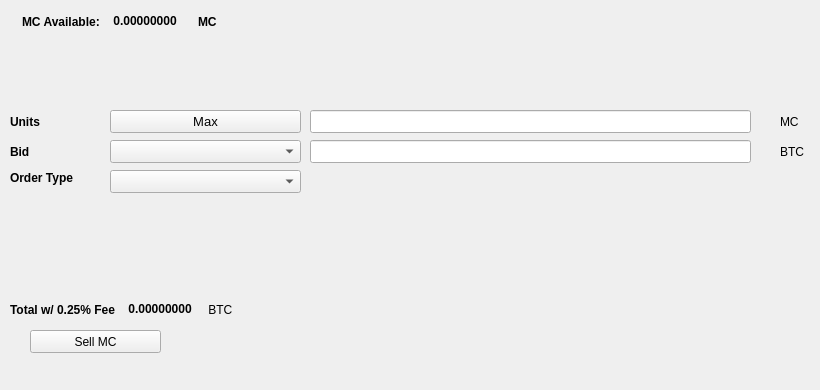
   <widget class="QWidget" name="SellTab">
    <attribute name="title">
     <string>Sell</string>
    </attribute>
    <widget class="QLabel" name="label_16">
     <property name="geometry">
      <rect>
       <x>780</x>
       <y>140</y>
       <width>31</width>
       <height>23</height>
      </rect>
     </property>
     <property name="text">
      <string>BTC</string>
     </property>
    </widget>
    <widget class="QComboBox" name="SellBidcomboBox">
     <property name="geometry">
      <rect>
       <x>110</x>
       <y>140</y>
       <width>191</width>
       <height>23</height>
      </rect>
     </property>
     <property name="font">
      <font>
       <pointsize>10</pointsize>
      </font>
     </property>
    </widget>
    <widget class="QLabel" name="label_18">
     <property name="geometry">
      <rect>
       <x>10</x>
       <y>110</y>
       <width>46</width>
       <height>23</height>
      </rect>
     </property>
     <property name="font">
      <font>
       <weight>75</weight>
       <bold>true</bold>
      </font>
     </property>
     <property name="text">
      <string>Units</string>
     </property>
    </widget>
    <widget class="QPushButton" name="Sell_Max_Amount">
     <property name="geometry">
      <rect>
       <x>110</x>
       <y>110</y>
       <width>191</width>
       <height>23</height>
      </rect>
     </property>
     <property name="font">
      <font>
       <pointsize>10</pointsize>
      </font>
     </property>
     <property name="text">
      <string>Max</string>
     </property>
    </widget>
    <widget class="QLabel" name="label_20">
     <property name="geometry">
      <rect>
       <x>10</x>
       <y>170</y>
       <width>91</width>
       <height>16</height>
      </rect>
     </property>
     <property name="font">
      <font>
       <weight>75</weight>
       <bold>true</bold>
      </font>
     </property>
     <property name="text">
      <string>Order Type</string>
     </property>
    </widget>
    <widget class="QComboBox" name="SellOrdertypeCombo">
     <property name="geometry">
      <rect>
       <x>110</x>
       <y>170</y>
       <width>191</width>
       <height>23</height>
      </rect>
     </property>
     <property name="font">
      <font>
       <pointsize>10</pointsize>
      </font>
     </property>
    </widget>
    <widget class="QLabel" name="label_21">
     <property name="geometry">
      <rect>
       <x>10</x>
       <y>140</y>
       <width>46</width>
       <height>23</height>
      </rect>
     </property>
     <property name="font">
      <font>
       <weight>75</weight>
       <bold>true</bold>
      </font>
     </property>
     <property name="text">
      <string>Bid</string>
     </property>
    </widget>
    <widget class="QLabel" name="label_22">
     <property name="geometry">
      <rect>
       <x>780</x>
       <y>110</y>
       <width>31</width>
       <height>23</height>
      </rect>
     </property>
     <property name="text">
      <string>MC</string>
     </property>
    </widget>
    <widget class="QLineEdit" name="UnitsInputMC">
     <property name="geometry">
      <rect>
       <x>310</x>
       <y>110</y>
       <width>441</width>
       <height>23</height>
      </rect>
     </property>
     <property name="font">
      <font>
       <pointsize>9</pointsize>
       <weight>75</weight>
       <bold>true</bold>
      </font>
     </property>
    </widget>
    <widget class="QLineEdit" name="SellBidPriceEdit">
     <property name="geometry">
      <rect>
       <x>310</x>
       <y>140</y>
       <width>441</width>
       <height>23</height>
      </rect>
     </property>
     <property name="font">
      <font>
       <pointsize>9</pointsize>
       <weight>75</weight>
       <bold>true</bold>
      </font>
     </property>
    </widget>
    <widget class="QPushButton" name="SellMCBTN">
     <property name="geometry">
      <rect>
       <x>30</x>
       <y>330</y>
       <width>131</width>
       <height>23</height>
      </rect>
     </property>
     <property name="text">
      <string>Sell MC</string>
     </property>
     <property name="icon">
      <iconset resource="../mastercoin">
       <normaloff>:/icons/bitcoin</normaloff>:/icons/bitcoin</iconset>
     </property>
    </widget>
    <widget class="QWidget" name="layoutWidget3">
     <property name="geometry">
      <rect>
       <x>22</x>
       <y>12</y>
       <width>258</width>
       <height>19</height>
      </rect>
     </property>
     <layout class="QHBoxLayout" name="horizontalLayout">
      <item>
       <widget class="QLabel" name="label232_2">
        <property name="font">
         <font>
          <weight>75</weight>
          <bold>true</bold>
         </font>
        </property>
        <property name="text">
         <string>MC Available:</string>
        </property>
       </widget>
      </item>
      <item>
       <widget class="QLabel" name="MCAvailableLabel">
        <property name="palette">
         <palette>
          <active>
           <colorrole role="WindowText">
            <brush brushstyle="SolidPattern">
             <color alpha="255">
              <red>0</red>
              <green>0</green>
              <blue>0</blue>
             </color>
            </brush>
           </colorrole>
           <colorrole role="Button">
            <brush brushstyle="SolidPattern">
             <color alpha="255">
              <red>0</red>
              <green>170</green>
              <blue>0</blue>
             </color>
            </brush>
           </colorrole>
           <colorrole role="Light">
            <brush brushstyle="SolidPattern">
             <color alpha="255">
              <red>0</red>
              <green>255</green>
              <blue>0</blue>
             </color>
            </brush>
           </colorrole>
           <colorrole role="Midlight">
            <brush brushstyle="SolidPattern">
             <color alpha="255">
              <red>0</red>
              <green>212</green>
              <blue>0</blue>
             </color>
            </brush>
           </colorrole>
           <colorrole role="Dark">
            <brush brushstyle="SolidPattern">
             <color alpha="255">
              <red>0</red>
              <green>85</green>
              <blue>0</blue>
             </color>
            </brush>
           </colorrole>
           <colorrole role="Mid">
            <brush brushstyle="SolidPattern">
             <color alpha="255">
              <red>0</red>
              <green>113</green>
              <blue>0</blue>
             </color>
            </brush>
           </colorrole>
           <colorrole role="Text">
            <brush brushstyle="SolidPattern">
             <color alpha="255">
              <red>0</red>
              <green>170</green>
              <blue>0</blue>
             </color>
            </brush>
           </colorrole>
           <colorrole role="BrightText">
            <brush brushstyle="SolidPattern">
             <color alpha="255">
              <red>255</red>
              <green>255</green>
              <blue>255</blue>
             </color>
            </brush>
           </colorrole>
           <colorrole role="ButtonText">
            <brush brushstyle="SolidPattern">
             <color alpha="255">
              <red>0</red>
              <green>0</green>
              <blue>0</blue>
             </color>
            </brush>
           </colorrole>
           <colorrole role="Base">
            <brush brushstyle="SolidPattern">
             <color alpha="255">
              <red>255</red>
              <green>255</green>
              <blue>255</blue>
             </color>
            </brush>
           </colorrole>
           <colorrole role="Window">
            <brush brushstyle="SolidPattern">
             <color alpha="255">
              <red>0</red>
              <green>170</green>
              <blue>0</blue>
             </color>
            </brush>
           </colorrole>
           <colorrole role="Shadow">
            <brush brushstyle="SolidPattern">
             <color alpha="255">
              <red>0</red>
              <green>0</green>
              <blue>0</blue>
             </color>
            </brush>
           </colorrole>
           <colorrole role="AlternateBase">
            <brush brushstyle="SolidPattern">
             <color alpha="255">
              <red>127</red>
              <green>212</green>
              <blue>127</blue>
             </color>
            </brush>
           </colorrole>
           <colorrole role="ToolTipBase">
            <brush brushstyle="SolidPattern">
             <color alpha="255">
              <red>255</red>
              <green>255</green>
              <blue>220</blue>
             </color>
            </brush>
           </colorrole>
           <colorrole role="ToolTipText">
            <brush brushstyle="SolidPattern">
             <color alpha="255">
              <red>0</red>
              <green>0</green>
              <blue>0</blue>
             </color>
            </brush>
           </colorrole>
          </active>
          <inactive>
           <colorrole role="WindowText">
            <brush brushstyle="SolidPattern">
             <color alpha="255">
              <red>0</red>
              <green>0</green>
              <blue>0</blue>
             </color>
            </brush>
           </colorrole>
           <colorrole role="Button">
            <brush brushstyle="SolidPattern">
             <color alpha="255">
              <red>0</red>
              <green>170</green>
              <blue>0</blue>
             </color>
            </brush>
           </colorrole>
           <colorrole role="Light">
            <brush brushstyle="SolidPattern">
             <color alpha="255">
              <red>0</red>
              <green>255</green>
              <blue>0</blue>
             </color>
            </brush>
           </colorrole>
           <colorrole role="Midlight">
            <brush brushstyle="SolidPattern">
             <color alpha="255">
              <red>0</red>
              <green>212</green>
              <blue>0</blue>
             </color>
            </brush>
           </colorrole>
           <colorrole role="Dark">
            <brush brushstyle="SolidPattern">
             <color alpha="255">
              <red>0</red>
              <green>85</green>
              <blue>0</blue>
             </color>
            </brush>
           </colorrole>
           <colorrole role="Mid">
            <brush brushstyle="SolidPattern">
             <color alpha="255">
              <red>0</red>
              <green>113</green>
              <blue>0</blue>
             </color>
            </brush>
           </colorrole>
           <colorrole role="Text">
            <brush brushstyle="SolidPattern">
             <color alpha="255">
              <red>0</red>
              <green>170</green>
              <blue>0</blue>
             </color>
            </brush>
           </colorrole>
           <colorrole role="BrightText">
            <brush brushstyle="SolidPattern">
             <color alpha="255">
              <red>255</red>
              <green>255</green>
              <blue>255</blue>
             </color>
            </brush>
           </colorrole>
           <colorrole role="ButtonText">
            <brush brushstyle="SolidPattern">
             <color alpha="255">
              <red>0</red>
              <green>0</green>
              <blue>0</blue>
             </color>
            </brush>
           </colorrole>
           <colorrole role="Base">
            <brush brushstyle="SolidPattern">
             <color alpha="255">
              <red>255</red>
              <green>255</green>
              <blue>255</blue>
             </color>
            </brush>
           </colorrole>
           <colorrole role="Window">
            <brush brushstyle="SolidPattern">
             <color alpha="255">
              <red>0</red>
              <green>170</green>
              <blue>0</blue>
             </color>
            </brush>
           </colorrole>
           <colorrole role="Shadow">
            <brush brushstyle="SolidPattern">
             <color alpha="255">
              <red>0</red>
              <green>0</green>
              <blue>0</blue>
             </color>
            </brush>
           </colorrole>
           <colorrole role="AlternateBase">
            <brush brushstyle="SolidPattern">
             <color alpha="255">
              <red>127</red>
              <green>212</green>
              <blue>127</blue>
             </color>
            </brush>
           </colorrole>
           <colorrole role="ToolTipBase">
            <brush brushstyle="SolidPattern">
             <color alpha="255">
              <red>255</red>
              <green>255</green>
              <blue>220</blue>
             </color>
            </brush>
           </colorrole>
           <colorrole role="ToolTipText">
            <brush brushstyle="SolidPattern">
             <color alpha="255">
              <red>0</red>
              <green>0</green>
              <blue>0</blue>
             </color>
            </brush>
           </colorrole>
          </inactive>
          <disabled>
           <colorrole role="WindowText">
            <brush brushstyle="SolidPattern">
             <color alpha="255">
              <red>0</red>
              <green>85</green>
              <blue>0</blue>
             </color>
            </brush>
           </colorrole>
           <colorrole role="Button">
            <brush brushstyle="SolidPattern">
             <color alpha="255">
              <red>0</red>
              <green>170</green>
              <blue>0</blue>
             </color>
            </brush>
           </colorrole>
           <colorrole role="Light">
            <brush brushstyle="SolidPattern">
             <color alpha="255">
              <red>0</red>
              <green>255</green>
              <blue>0</blue>
             </color>
            </brush>
           </colorrole>
           <colorrole role="Midlight">
            <brush brushstyle="SolidPattern">
             <color alpha="255">
              <red>0</red>
              <green>212</green>
              <blue>0</blue>
             </color>
            </brush>
           </colorrole>
           <colorrole role="Dark">
            <brush brushstyle="SolidPattern">
             <color alpha="255">
              <red>0</red>
              <green>85</green>
              <blue>0</blue>
             </color>
            </brush>
           </colorrole>
           <colorrole role="Mid">
            <brush brushstyle="SolidPattern">
             <color alpha="255">
              <red>0</red>
              <green>113</green>
              <blue>0</blue>
             </color>
            </brush>
           </colorrole>
           <colorrole role="Text">
            <brush brushstyle="SolidPattern">
             <color alpha="255">
              <red>0</red>
              <green>85</green>
              <blue>0</blue>
             </color>
            </brush>
           </colorrole>
           <colorrole role="BrightText">
            <brush brushstyle="SolidPattern">
             <color alpha="255">
              <red>255</red>
              <green>255</green>
              <blue>255</blue>
             </color>
            </brush>
           </colorrole>
           <colorrole role="ButtonText">
            <brush brushstyle="SolidPattern">
             <color alpha="255">
              <red>0</red>
              <green>85</green>
              <blue>0</blue>
             </color>
            </brush>
           </colorrole>
           <colorrole role="Base">
            <brush brushstyle="SolidPattern">
             <color alpha="255">
              <red>0</red>
              <green>170</green>
              <blue>0</blue>
             </color>
            </brush>
           </colorrole>
           <colorrole role="Window">
            <brush brushstyle="SolidPattern">
             <color alpha="255">
              <red>0</red>
              <green>170</green>
              <blue>0</blue>
             </color>
            </brush>
           </colorrole>
           <colorrole role="Shadow">
            <brush brushstyle="SolidPattern">
             <color alpha="255">
              <red>0</red>
              <green>0</green>
              <blue>0</blue>
             </color>
            </brush>
           </colorrole>
           <colorrole role="AlternateBase">
            <brush brushstyle="SolidPattern">
             <color alpha="255">
              <red>0</red>
              <green>170</green>
              <blue>0</blue>
             </color>
            </brush>
           </colorrole>
           <colorrole role="ToolTipBase">
            <brush brushstyle="SolidPattern">
             <color alpha="255">
              <red>255</red>
              <green>255</green>
              <blue>220</blue>
             </color>
            </brush>
           </colorrole>
           <colorrole role="ToolTipText">
            <brush brushstyle="SolidPattern">
             <color alpha="255">
              <red>0</red>
              <green>0</green>
              <blue>0</blue>
             </color>
            </brush>
           </colorrole>
          </disabled>
         </palette>
        </property>
        <property name="font">
         <font>
          <weight>75</weight>
          <bold>true</bold>
         </font>
        </property>
        <property name="text">
         <string> 0.00000000 </string>
        </property>
        <property name="textInteractionFlags">
         <set>Qt::LinksAccessibleByMouse|Qt::TextSelectableByKeyboard|Qt::TextSelectableByMouse</set>
        </property>
       </widget>
      </item>
      <item>
       <widget class="QLabel" name="labelMC">
        <property name="font">
         <font>
          <weight>75</weight>
          <bold>true</bold>
         </font>
        </property>
        <property name="text">
         <string>MC</string>
        </property>
       </widget>
      </item>
     </layout>
    </widget>
    <widget class="QWidget" name="layoutWidget">
     <property name="geometry">
      <rect>
       <x>10</x>
       <y>300</y>
       <width>268</width>
       <height>19</height>
      </rect>
     </property>
     <layout class="QHBoxLayout" name="horizontalLayout_2">
      <item>
       <widget class="QLabel" name="label_19">
        <property name="font">
         <font>
          <weight>75</weight>
          <bold>true</bold>
         </font>
        </property>
        <property name="text">
         <string>Total w/ 0.25% Fee </string>
        </property>
       </widget>
      </item>
      <item>
       <widget class="QLabel" name="SellCostLabel">
        <property name="palette">
         <palette>
          <active>
           <colorrole role="WindowText">
            <brush brushstyle="SolidPattern">
             <color alpha="255">
              <red>0</red>
              <green>0</green>
              <blue>0</blue>
             </color>
            </brush>
           </colorrole>
           <colorrole role="Button">
            <brush brushstyle="SolidPattern">
             <color alpha="255">
              <red>0</red>
              <green>170</green>
              <blue>0</blue>
             </color>
            </brush>
           </colorrole>
           <colorrole role="Light">
            <brush brushstyle="SolidPattern">
             <color alpha="255">
              <red>0</red>
              <green>255</green>
              <blue>0</blue>
             </color>
            </brush>
           </colorrole>
           <colorrole role="Midlight">
            <brush brushstyle="SolidPattern">
             <color alpha="255">
              <red>0</red>
              <green>212</green>
              <blue>0</blue>
             </color>
            </brush>
           </colorrole>
           <colorrole role="Dark">
            <brush brushstyle="SolidPattern">
             <color alpha="255">
              <red>0</red>
              <green>85</green>
              <blue>0</blue>
             </color>
            </brush>
           </colorrole>
           <colorrole role="Mid">
            <brush brushstyle="SolidPattern">
             <color alpha="255">
              <red>0</red>
              <green>113</green>
              <blue>0</blue>
             </color>
            </brush>
           </colorrole>
           <colorrole role="Text">
            <brush brushstyle="SolidPattern">
             <color alpha="255">
              <red>0</red>
              <green>170</green>
              <blue>0</blue>
             </color>
            </brush>
           </colorrole>
           <colorrole role="BrightText">
            <brush brushstyle="SolidPattern">
             <color alpha="255">
              <red>255</red>
              <green>255</green>
              <blue>255</blue>
             </color>
            </brush>
           </colorrole>
           <colorrole role="ButtonText">
            <brush brushstyle="SolidPattern">
             <color alpha="255">
              <red>0</red>
              <green>0</green>
              <blue>0</blue>
             </color>
            </brush>
           </colorrole>
           <colorrole role="Base">
            <brush brushstyle="SolidPattern">
             <color alpha="255">
              <red>255</red>
              <green>255</green>
              <blue>255</blue>
             </color>
            </brush>
           </colorrole>
           <colorrole role="Window">
            <brush brushstyle="SolidPattern">
             <color alpha="255">
              <red>0</red>
              <green>170</green>
              <blue>0</blue>
             </color>
            </brush>
           </colorrole>
           <colorrole role="Shadow">
            <brush brushstyle="SolidPattern">
             <color alpha="255">
              <red>0</red>
              <green>0</green>
              <blue>0</blue>
             </color>
            </brush>
           </colorrole>
           <colorrole role="AlternateBase">
            <brush brushstyle="SolidPattern">
             <color alpha="255">
              <red>127</red>
              <green>212</green>
              <blue>127</blue>
             </color>
            </brush>
           </colorrole>
           <colorrole role="ToolTipBase">
            <brush brushstyle="SolidPattern">
             <color alpha="255">
              <red>255</red>
              <green>255</green>
              <blue>220</blue>
             </color>
            </brush>
           </colorrole>
           <colorrole role="ToolTipText">
            <brush brushstyle="SolidPattern">
             <color alpha="255">
              <red>0</red>
              <green>0</green>
              <blue>0</blue>
             </color>
            </brush>
           </colorrole>
          </active>
          <inactive>
           <colorrole role="WindowText">
            <brush brushstyle="SolidPattern">
             <color alpha="255">
              <red>0</red>
              <green>0</green>
              <blue>0</blue>
             </color>
            </brush>
           </colorrole>
           <colorrole role="Button">
            <brush brushstyle="SolidPattern">
             <color alpha="255">
              <red>0</red>
              <green>170</green>
              <blue>0</blue>
             </color>
            </brush>
           </colorrole>
           <colorrole role="Light">
            <brush brushstyle="SolidPattern">
             <color alpha="255">
              <red>0</red>
              <green>255</green>
              <blue>0</blue>
             </color>
            </brush>
           </colorrole>
           <colorrole role="Midlight">
            <brush brushstyle="SolidPattern">
             <color alpha="255">
              <red>0</red>
              <green>212</green>
              <blue>0</blue>
             </color>
            </brush>
           </colorrole>
           <colorrole role="Dark">
            <brush brushstyle="SolidPattern">
             <color alpha="255">
              <red>0</red>
              <green>85</green>
              <blue>0</blue>
             </color>
            </brush>
           </colorrole>
           <colorrole role="Mid">
            <brush brushstyle="SolidPattern">
             <color alpha="255">
              <red>0</red>
              <green>113</green>
              <blue>0</blue>
             </color>
            </brush>
           </colorrole>
           <colorrole role="Text">
            <brush brushstyle="SolidPattern">
             <color alpha="255">
              <red>0</red>
              <green>170</green>
              <blue>0</blue>
             </color>
            </brush>
           </colorrole>
           <colorrole role="BrightText">
            <brush brushstyle="SolidPattern">
             <color alpha="255">
              <red>255</red>
              <green>255</green>
              <blue>255</blue>
             </color>
            </brush>
           </colorrole>
           <colorrole role="ButtonText">
            <brush brushstyle="SolidPattern">
             <color alpha="255">
              <red>0</red>
              <green>0</green>
              <blue>0</blue>
             </color>
            </brush>
           </colorrole>
           <colorrole role="Base">
            <brush brushstyle="SolidPattern">
             <color alpha="255">
              <red>255</red>
              <green>255</green>
              <blue>255</blue>
             </color>
            </brush>
           </colorrole>
           <colorrole role="Window">
            <brush brushstyle="SolidPattern">
             <color alpha="255">
              <red>0</red>
              <green>170</green>
              <blue>0</blue>
             </color>
            </brush>
           </colorrole>
           <colorrole role="Shadow">
            <brush brushstyle="SolidPattern">
             <color alpha="255">
              <red>0</red>
              <green>0</green>
              <blue>0</blue>
             </color>
            </brush>
           </colorrole>
           <colorrole role="AlternateBase">
            <brush brushstyle="SolidPattern">
             <color alpha="255">
              <red>127</red>
              <green>212</green>
              <blue>127</blue>
             </color>
            </brush>
           </colorrole>
           <colorrole role="ToolTipBase">
            <brush brushstyle="SolidPattern">
             <color alpha="255">
              <red>255</red>
              <green>255</green>
              <blue>220</blue>
             </color>
            </brush>
           </colorrole>
           <colorrole role="ToolTipText">
            <brush brushstyle="SolidPattern">
             <color alpha="255">
              <red>0</red>
              <green>0</green>
              <blue>0</blue>
             </color>
            </brush>
           </colorrole>
          </inactive>
          <disabled>
           <colorrole role="WindowText">
            <brush brushstyle="SolidPattern">
             <color alpha="255">
              <red>0</red>
              <green>85</green>
              <blue>0</blue>
             </color>
            </brush>
           </colorrole>
           <colorrole role="Button">
            <brush brushstyle="SolidPattern">
             <color alpha="255">
              <red>0</red>
              <green>170</green>
              <blue>0</blue>
             </color>
            </brush>
           </colorrole>
           <colorrole role="Light">
            <brush brushstyle="SolidPattern">
             <color alpha="255">
              <red>0</red>
              <green>255</green>
              <blue>0</blue>
             </color>
            </brush>
           </colorrole>
           <colorrole role="Midlight">
            <brush brushstyle="SolidPattern">
             <color alpha="255">
              <red>0</red>
              <green>212</green>
              <blue>0</blue>
             </color>
            </brush>
           </colorrole>
           <colorrole role="Dark">
            <brush brushstyle="SolidPattern">
             <color alpha="255">
              <red>0</red>
              <green>85</green>
              <blue>0</blue>
             </color>
            </brush>
           </colorrole>
           <colorrole role="Mid">
            <brush brushstyle="SolidPattern">
             <color alpha="255">
              <red>0</red>
              <green>113</green>
              <blue>0</blue>
             </color>
            </brush>
           </colorrole>
           <colorrole role="Text">
            <brush brushstyle="SolidPattern">
             <color alpha="255">
              <red>0</red>
              <green>85</green>
              <blue>0</blue>
             </color>
            </brush>
           </colorrole>
           <colorrole role="BrightText">
            <brush brushstyle="SolidPattern">
             <color alpha="255">
              <red>255</red>
              <green>255</green>
              <blue>255</blue>
             </color>
            </brush>
           </colorrole>
           <colorrole role="ButtonText">
            <brush brushstyle="SolidPattern">
             <color alpha="255">
              <red>0</red>
              <green>85</green>
              <blue>0</blue>
             </color>
            </brush>
           </colorrole>
           <colorrole role="Base">
            <brush brushstyle="SolidPattern">
             <color alpha="255">
              <red>0</red>
              <green>170</green>
              <blue>0</blue>
             </color>
            </brush>
           </colorrole>
           <colorrole role="Window">
            <brush brushstyle="SolidPattern">
             <color alpha="255">
              <red>0</red>
              <green>170</green>
              <blue>0</blue>
             </color>
            </brush>
           </colorrole>
           <colorrole role="Shadow">
            <brush brushstyle="SolidPattern">
             <color alpha="255">
              <red>0</red>
              <green>0</green>
              <blue>0</blue>
             </color>
            </brush>
           </colorrole>
           <colorrole role="AlternateBase">
            <brush brushstyle="SolidPattern">
             <color alpha="255">
              <red>0</red>
              <green>170</green>
              <blue>0</blue>
             </color>
            </brush>
           </colorrole>
           <colorrole role="ToolTipBase">
            <brush brushstyle="SolidPattern">
             <color alpha="255">
              <red>255</red>
              <green>255</green>
              <blue>220</blue>
             </color>
            </brush>
           </colorrole>
           <colorrole role="ToolTipText">
            <brush brushstyle="SolidPattern">
             <color alpha="255">
              <red>0</red>
              <green>0</green>
              <blue>0</blue>
             </color>
            </brush>
           </colorrole>
          </disabled>
         </palette>
        </property>
        <property name="font">
         <font>
          <weight>75</weight>
          <bold>true</bold>
         </font>
        </property>
        <property name="autoFillBackground">
         <bool>false</bool>
        </property>
        <property name="text">
         <string> 0.00000000</string>
        </property>
        <property name="textInteractionFlags">
         <set>Qt::LinksAccessibleByMouse|Qt::TextSelectableByMouse</set>
        </property>
       </widget>
      </item>
      <item>
       <widget class="QLabel" name="label_17">
        <property name="font">
         <font>
          <weight>50</weight>
          <bold>false</bold>
         </font>
        </property>
        <property name="text">
         <string> BTC</string>
        </property>
       </widget>
      </item>
     </layout>
    </widget>
    <widget class="QLabel" name="label_23">
     <property name="geometry">
      <rect>
       <x>460</x>
       <y>300</y>
       <width>281</width>
       <height>81</height>
      </rect>
     </property>
     <property name="text">
      <string/>
     </property>
     <property name="pixmap">
      <pixmap>:/images/bittrex</pixmap>
     </property>
    </widget>
   </widget>
